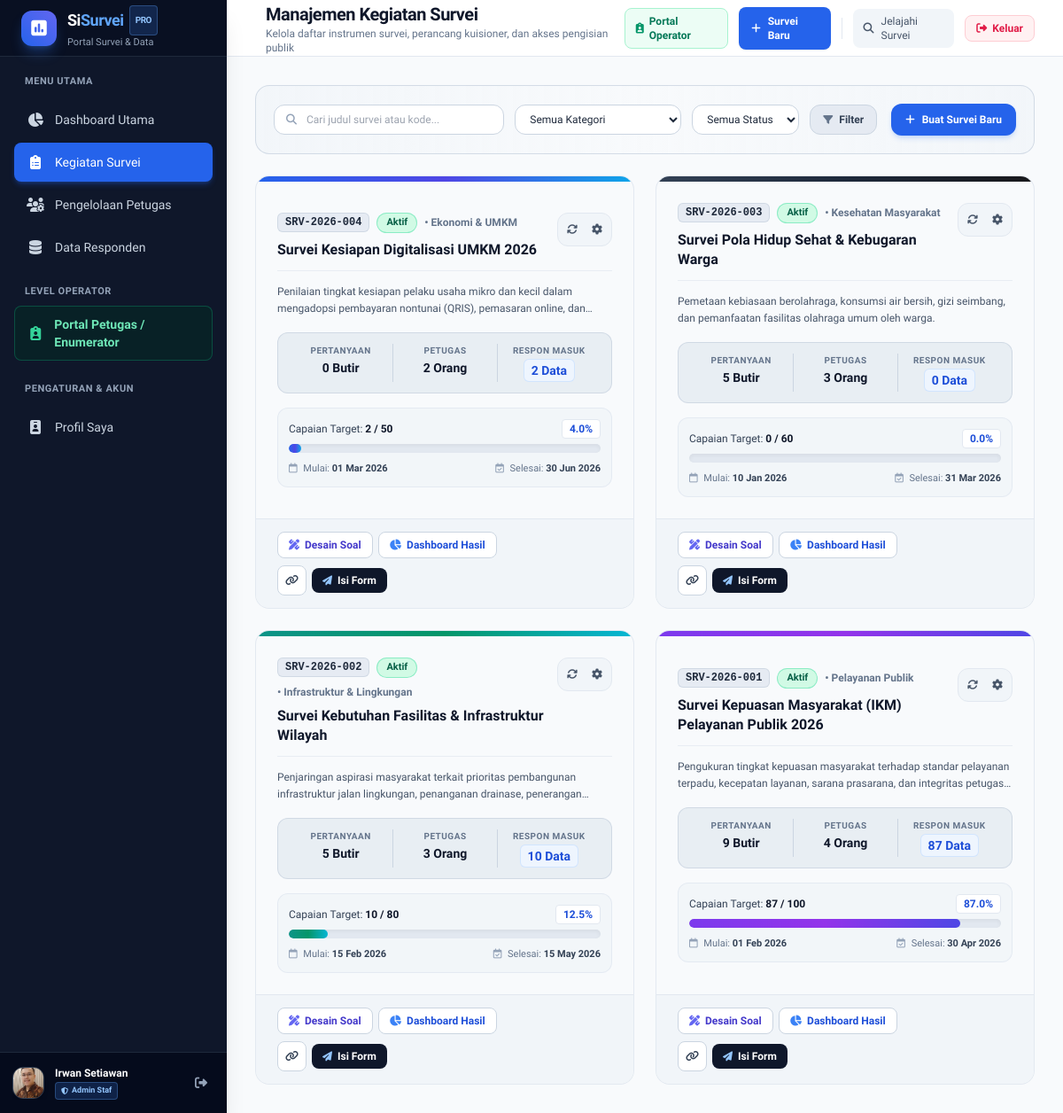
/survei (signed in), run on an earlier commit of the app's database.
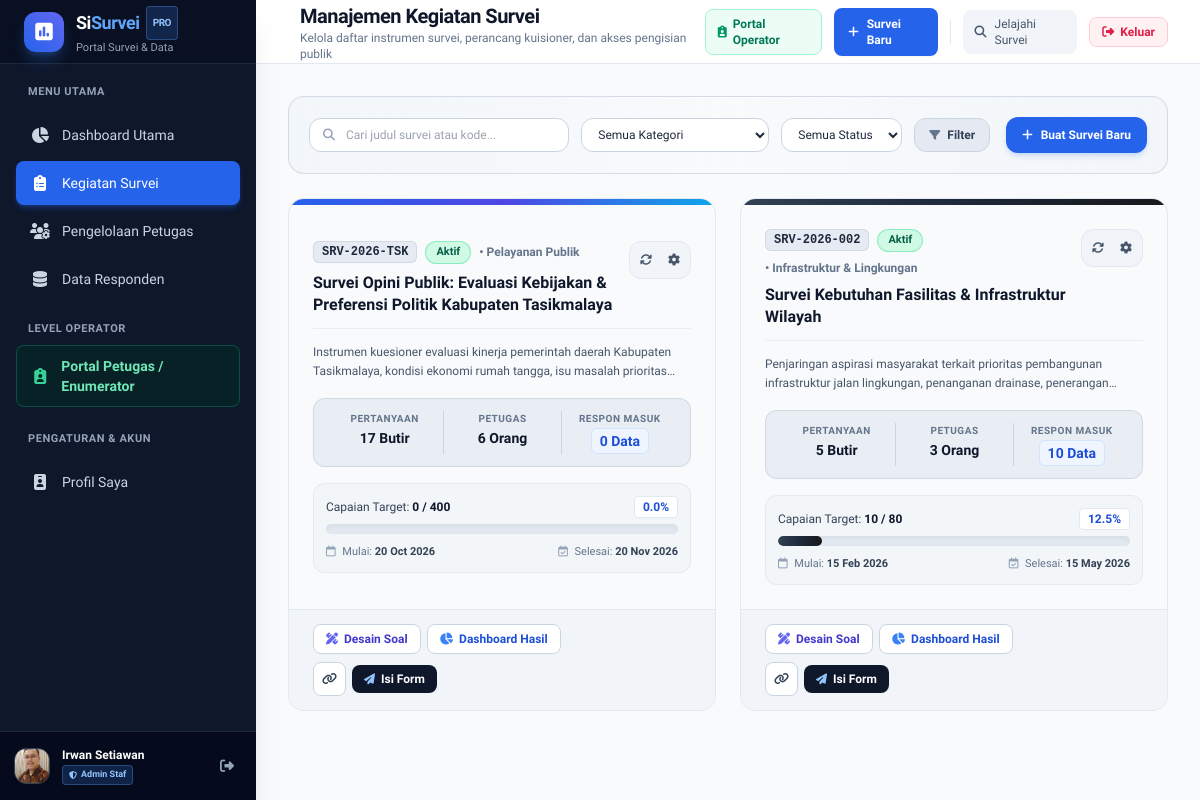
And on a later commit of the database.
### tables this page shows
CREATE TABLE survei (
            id INTEGER PRIMARY KEY AUTOINCREMENT,
            kode_survei TEXT UNIQUE NOT NULL,
            judul TEXT NOT NULL,
            deskripsi TEXT,
            kategori TEXT DEFAULT 'Umum',
            target_responden INTEGER DEFAULT 100,
            tanggal_mulai DATE,
            tanggal_selesai DATE,
            status TEXT DEFAULT 'Aktif',
            is_public INTEGER DEFAULT 1,
            created_at DATETIME DEFAULT CURRENT_TIMESTAMP,
            updated_at DATETIME DEFAULT CURRENT_TIMESTAMP
        );

### app.py (the view)
@app.route('/survei')
def survei_index():
    conn = get_db()
    cursor = conn.cursor()
    kategori = request.args.get('kategori', '')
    status = request.args.get('status', '')
    q = request.args.get('q', '').strip()
    query = '''
        SELECT s.*,
               COUNT(DISTINCT r.id) as total_masuk,
               COUNT(DISTINCT sp.petugas_id) as total_petugas_assigned,
               COUNT(DISTINCT p.id) as total_pertanyaan
        FROM survei s
        LEFT JOIN responden r ON s.id = r.survei_id
        LEFT JOIN survei_petugas sp ON s.id = sp.survei_id
        LEFT JOIN pertanyaan p ON s.id = p.survei_id
        WHERE 1=1
    '''
    params = []
    if kategori:
        query += " AND s.kategori = ?"
        params.append(kategori)
    if status:
        query += " AND s.status = ?"
        params.append(status)
    if q:
        query += " AND (s.judul LIKE ? OR s.kode_survei LIKE ? OR s.deskripsi LIKE ?)"
        wildcard = f"%{q}%"
        params.extend([wildcard, wildcard, wildcard])
    query += " GROUP BY s.id ORDER BY s.id DESC"
    cursor.execute(query, params)
    survei_rows = cursor.fetchall()
    survei_list = []
    for row in survei_rows:
        item = dict(row)
        target = item['target_responden'] or 1
        item['persen_capaian'] = min(100, round((item['total_masuk'] / target) * 100, 1))
        survei_list.append(item)
    cursor.execute("SELECT DISTINCT kategori FROM survei WHERE kategori IS NOT NULL AND kategori != ''")
    kategori_list = [r['kategori'] for r in cursor.fetchall()]
    conn.close()
    return render_template('surveys/index.html', surveys=survei_list, kategori_list=kategori_list, filter_kategori=kategori, filter_status=status, filter_q=q)

### templates/surveys/index.html (shortened to what this page needs)
{% extends 'base.html' %}
{% block header_title %}Manajemen Kegiatan Survei{% endblock %}
{% block header_subtitle %}Kelola daftar instrumen survei, perancang kuisioner, dan akses pengisian publik{% endblock %}
{% block content %}
<div class="space-y-6">
  <div class="bg-gradient-to-r from-slate-100/90 via-slate-50 to-slate-100/90 p-5 rounded-2xl border border-slate-300/80 shadow-xs flex flex-col md:flex-row md:items-center justify-between gap-4">
    <form method="GET" action="{{ url_for('survei_index') }}" class="flex flex-wrap items-center gap-3 flex-1">
      <div class="relative min-w-[240px] flex-1">
        <i class="fa-solid fa-magnifying-glass absolute left-3.5 top-1/2 -translate-y-1/2 text-slate-400 text-xs"></i>
        <input type="text" name="q" value="{{ filter_q }}" placeholder="Cari judul survei atau kode..." class="w-full pl-9 pr-3 py-2 text-xs bg-white border border-slate-300 rounded-xl focus:ring-2 focus:ring-blue-500 focus:border-blue-500 focus:outline-none shadow-2xs transition">
      </div>
      <select name="kategori" onchange="this.form.submit()" class="px-3 py-2 text-xs border border-slate-300 rounded-xl focus:ring-2 focus:ring-blue-500 focus:outline-none bg-white shadow-2xs cursor-pointer">
        <option value="">Semua Kategori</option>
      </select>
      <select name="status" onchange="this.form.submit()" class="px-3 py-2 text-xs border border-slate-300 rounded-xl focus:ring-2 focus:ring-blue-500 focus:outline-none bg-white shadow-2xs cursor-pointer">
        <option value="">Semua Status</option>
      </select>
      <button type="submit" class="px-3.5 py-2 text-xs font-bold text-slate-700 bg-slate-200/80 hover:bg-slate-300 rounded-xl border border-slate-300 transition shadow-2xs">
        <i class="fa-solid fa-filter text-[11px] mr-1 text-slate-500"></i>
        <span>Filter</span>
      </button>
    </form>
    <div class="shrink-0">
      <a href="{{ url_for('survei_tambah') }}" class="inline-flex items-center space-x-2 px-4 py-2.5 text-xs font-bold text-white bg-blue-600 rounded-xl hover:bg-blue-700 shadow-md shadow-blue-500/20 hover:shadow-lg transition">
        <i class="fa-solid fa-plus"></i>
        <span>Buat Survei Baru</span>
      </a>
    </div>
  </div>
  {% if surveys %}
    <div class="grid grid-cols-1 lg:grid-cols-2 gap-6">
      {% for s in surveys %}
      {% set ribbon_colors = [
        'from-blue-600 via-indigo-600 to-sky-500',
        'from-slate-700 via-slate-800 to-zinc-900',
        'from-teal-600 via-emerald-600 to-cyan-500',
        'from-violet-600 via-purple-600 to-indigo-600'
      ] %}
      {% set current_ribbon = ribbon_colors[loop.index0 % 4] %}
      <div class="bg-slate-50 border border-slate-200/90 rounded-2xl shadow-xs hover:shadow-xl hover:-translate-y-1 transition-all duration-300 flex flex-col justify-between overflow-hidden group">
        <div class="h-1.5 w-full bg-gradient-to-r {{ current_ribbon }}"></div>
        <div class="p-6">
          <div class="flex items-start justify-between gap-3 mb-3.5 pb-3 border-b border-slate-200/70">
            <div>
              <div class="flex items-center gap-2 mb-2 flex-wrap">
                <span class="text-xs font-mono font-extrabold text-slate-800 bg-slate-200/80 px-2 py-0.5 rounded-md border border-slate-300/80 shadow-2xs">{{ s.kode_survei }}</span>
                <span class="px-2.5 py-0.5 text-[11px] font-bold rounded-full border {% if s.status == 'Aktif' %}bg-emerald-100 text-emerald-800 border-emerald-300/70{% elif s.status == 'Draft' %}bg-amber-100 text-amber-800 border-amber-300/70{% else %}bg-slate-200 text-slate-800 border-slate-300{% endif %}">
                  {{ s.status }}
                </span>
                <span class="text-xs text-slate-500 font-semibold">• {{ s.kategori }}</span>
              </div>
              <h3 class="text-base font-extrabold text-slate-900 leading-snug group-hover:text-blue-600 transition-colors">
                <a href="{{ url_for('survei_hasil', id=s.id) }}">{{ s.judul }}</a>
              </h3>
            </div>
            <div class="shrink-0 flex items-center gap-1 bg-slate-100/90 p-1 rounded-xl border border-slate-200">
              <form action="{{ url_for('survei_toggle_status', id=s.id) }}" method="POST" class="inline">
                <button type="submit" class="p-1.5 text-xs rounded-lg text-slate-600 hover:text-slate-900 hover:bg-white transition" title="Ubah Status (Aktif / Selesai)">
                  <i class="fa-solid fa-arrows-rotate"></i>
                </button>
              </form>
              <a href="{{ url_for('survei_edit', id=s.id) }}" class="p-1.5 text-xs rounded-lg text-slate-600 hover:text-blue-600 hover:bg-white transition" title="Pengaturan Survei">
                <i class="fa-solid fa-gear"></i>
              </a>
            </div>
          </div>
          <p class="text-xs text-slate-600 line-clamp-2 leading-relaxed mb-4">
            {{ s.deskripsi or 'Tidak ada deskripsi singkat untuk kegiatan survei ini.' }}
          </p>
          <div class="grid grid-cols-3 gap-0 p-3 bg-slate-200/70 border border-slate-300/80 rounded-xl text-center divide-x divide-slate-300 shadow-2xs mb-4">
            <div class="px-1">
              <span class="text-[10px] uppercase font-bold text-slate-500 tracking-wider block">Pertanyaan</span>
              <span class="text-sm font-extrabold text-slate-900 block mt-0.5">{{ s.total_pertanyaan }} Butir</span>
            </div>
            <div class="px-1">
              <span class="text-[10px] uppercase font-bold text-slate-500 tracking-wider block">Petugas</span>
              <span class="text-sm font-extrabold text-slate-900 block mt-0.5">{{ s.total_petugas_assigned }} Orang</span>
            </div>
            <div class="px-1">
              <span class="text-[10px] uppercase font-bold text-slate-500 tracking-wider block">Respon Masuk</span>
              <span class="text-sm font-extrabold text-blue-700 bg-blue-50/90 px-2 py-0.5 rounded-md border border-blue-200/60 inline-block mt-0.5">{{ s.total_masuk }} Data</span>
            </div>
          </div>
          <div class="bg-slate-100/90 p-3 rounded-xl border border-slate-200/80">
            <div class="flex items-center justify-between text-xs text-slate-700 mb-1.5 font-medium">
              <span>Capaian Target: <strong class="text-slate-900 font-bold">{{ s.total_masuk }} / {{ s.target_responden }}</strong></span>
              <span class="font-extrabold text-blue-700 bg-white px-2 py-0.5 rounded border border-slate-200 shadow-2xs">{{ s.persen_capaian }}%</span>
            </div>
            <div class="w-full bg-slate-200 rounded-full h-2.5 overflow-hidden shadow-inner">
              <div class="bg-gradient-to-r {{ current_ribbon }} h-2.5 rounded-full transition-all duration-300" style="width: {{ s.persen_capaian }}%"></div>
            </div>
            <div class="flex items-center justify-between mt-2.5 text-[11px] text-slate-500">
              <span><i class="fa-regular fa-calendar mr-1 text-slate-400"></i> Mulai: <strong class="text-slate-700">{{ s.tanggal_mulai|format_date }}</strong></span>
              <span><i class="fa-regular fa-calendar-check mr-1 text-slate-400"></i> Selesai: <strong class="text-slate-700">{{ s.tanggal_selesai|format_date }}</strong></span>
            </div>
          </div>
        </div>
        <div class="px-6 py-3.5 bg-slate-100/90 border-t border-slate-200 flex items-center justify-between gap-2 flex-wrap">
          <div class="flex items-center gap-1.5">
            <a href="{{ url_for('survei_builder', id=s.id) }}" class="inline-flex items-center gap-1.5 px-3 py-1.5 text-xs font-bold text-indigo-700 bg-white hover:bg-indigo-50 border border-slate-300 hover:border-indigo-300 rounded-lg shadow-2xs transition">
              <i class="fa-solid fa-pen-ruler text-indigo-500"></i>
              <span>Desain Soal</span>
            </a>
            <a href="{{ url_for('survei_hasil', id=s.id) }}" class="inline-flex items-center gap-1.5 px-3 py-1.5 text-xs font-bold text-blue-700 bg-white hover:bg-blue-50 border border-slate-300 hover:border-blue-300 rounded-lg shadow-2xs transition">
              <i class="fa-solid fa-chart-pie text-blue-500"></i>
              <span>Dashboard Hasil</span>
            </a>
          </div>
          <div class="flex items-center gap-1.5">
            <button onclick="copyToClipboard('{{ request.host_url }}s/{{ s.kode_survei }}', 'Tautan formulir survei')" class="p-2 text-xs text-slate-700 hover:text-slate-900 bg-white border border-slate-300 hover:bg-slate-200 rounded-lg shadow-2xs transition" title="Salin Link Publik Kuisioner">
              <i class="fa-solid fa-link"></i>
            </button>
            <a href="{{ url_for('survei_isi', kode_survei=s.kode_survei) }}" target="_blank" class="inline-flex items-center gap-1.5 px-3 py-1.5 text-xs font-bold text-white bg-slate-900 hover:bg-slate-800 rounded-lg shadow-xs transition" title="Buka Form Pengisian Responden">
              <i class="fa-solid fa-paper-plane text-[11px] text-blue-300"></i>
              <span>Isi Form</span>
            </a>
          </div>
        </div>
      </div>
      {% endfor %}
    </div>
  {% endif %}
</div>
{% endblock %}

What changed in the data, as far as the page shows it:
removed survei: kode_survei "SRV-2026-004", status "Aktif", kategori "Ekonomi & UMKM", judul "Survei Kesiapan Digitalisasi UMKM 2026", deskripsi "Penilaian tingkat kesiapan pelaku usaha mikro dan kecil dalam mengadopsi pembayaran nontunai (QRIS), pemasaran online,…", total_pertanyaan "0", total_petugas_assigned "2", total_masuk "2", target_responden "50", persen_capaian "4.0", tanggal_mulai "01 Mar 2026", tanggal_selesai "30 Jun 2026"
removed survei: kode_survei "SRV-2026-003", status "Aktif", kategori "Kesehatan Masyarakat", judul "Survei Pola Hidup Sehat & Kebugaran Warga", deskripsi "Pemetaan kebiasaan berolahraga, konsumsi air bersih, gizi seimbang, dan pemanfaatan fasilitas olahraga umum oleh warga.", total_pertanyaan "5", total_petugas_assigned "3", total_masuk "0", target_responden "60", persen_capaian "0.0", tanggal_mulai "10 Jan 2026", tanggal_selesai "31 Mar 2026"
removed survei: kode_survei "SRV-2026-001", status "Aktif", kategori "Pelayanan Publik", judul "Survei Kepuasan Masyarakat (IKM) Pelayanan Publik 2026", deskripsi "Pengukuran tingkat kepuasan masyarakat terhadap standar pelayanan terpadu, kecepatan layanan, sarana prasarana, dan integritas…", total_pertanyaan "9", total_petugas_assigned "4", total_masuk "87", target_responden "100", persen_capaian "87.0", tanggal_mulai "01 Feb 2026", tanggal_selesai "30 Apr 2026"
added survei: kode_survei "SRV-2026-TSK", status "Aktif", kategori "Pelayanan Publik", judul "Survei Opini Publik: Evaluasi Kebijakan & Preferensi Politik Kabupaten Tasikmalaya", deskripsi "Instrumen kuesioner evaluasi kinerja pemerintah daerah Kabupaten Tasikmalaya, kondisi ekonomi rumah tangga, isu masalah…", total_pertanyaan "17", total_petugas_assigned "6", total_masuk "0", target_responden "400", persen_capaian "0.0", tanggal_mulai "20 Oct 2026", tanggal_selesai "20 Nov 2026"
